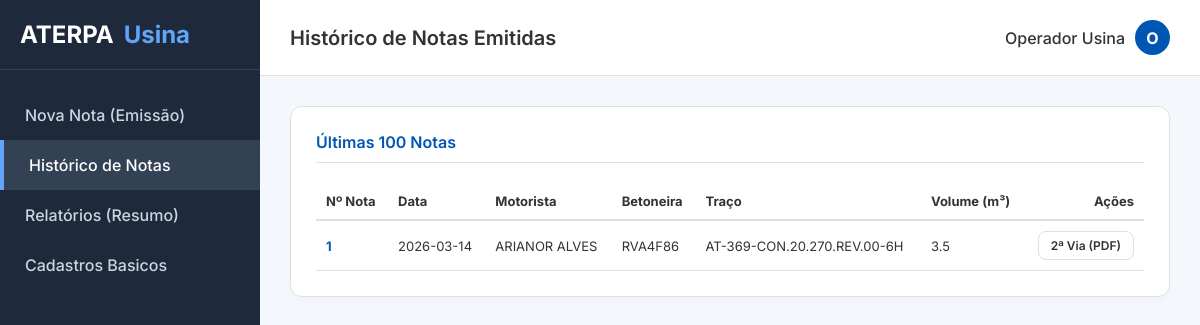
The page /historico on the database its author committed.
### database.py (models this page shows, shortened)
class Nota(db.Model):
    __tablename__ = 'notas'
    id = db.Column(db.Integer, primary_key=True)
    numero_nota = db.Column(db.Integer, unique=True, nullable=False)
    data = db.Column(db.String(20), nullable=False)
    hora_mistura = db.Column(db.String(10), nullable=True)
    hora_saida = db.Column(db.String(10), nullable=True)
    motorista_id = db.Column(db.Integer, db.ForeignKey('motoristas.id'), nullable=True)
    betoneira_id = db.Column(db.Integer, db.ForeignKey('betoneiras.id'), nullable=True)
    silo_id = db.Column(db.Integer, db.ForeignKey('silos.id'), nullable=True)
    traco_id = db.Column(db.Integer, db.ForeignKey('tracos.id'), nullable=True)
    local = db.Column(db.String(200), nullable=True)
    volume_m3 = db.Column(db.Float, nullable=False)
    agua_colocada_l = db.Column(db.Float, nullable=True)
    folga_agua_obra_l = db.Column(db.Float, nullable=True)
    gelo_kg = db.Column(db.Float, nullable=True)
    total_cimento = db.Column(db.Float, nullable=True)
    total_areia = db.Column(db.Float, nullable=True)
    total_agua_retida = db.Column(db.Float, nullable=True)
    total_agua = db.Column(db.Float, nullable=True)
    total_brita0 = db.Column(db.Float, nullable=True)
    total_brita1 = db.Column(db.Float, nullable=True)
    total_mira = db.Column(db.Float, nullable=True)
    total_recover = db.Column(db.Float, nullable=True)
    total_viscocrete = db.Column(db.Float, nullable=True)
    motorista = db.relationship('Motorista')
    betoneira = db.relationship('Betoneira')
    silo = db.relationship('Silo')
    traco = db.relationship('Traco')

class Motorista(db.Model):
    __tablename__ = 'motoristas'
    id = db.Column(db.Integer, primary_key=True)
    matricula = db.Column(db.String(20), unique=True, nullable=True)
    nome = db.Column(db.String(100), nullable=False)

class Betoneira(db.Model):
    __tablename__ = 'betoneiras'
    id = db.Column(db.Integer, primary_key=True)
    placa = db.Column(db.String(20), unique=True, nullable=False)

class Traco(db.Model):
    __tablename__ = 'tracos'
    id = db.Column(db.Integer, primary_key=True)
    codigo = db.Column(db.String(100), unique=True, nullable=False)
    fck = db.Column(db.Integer, nullable=True)
    cimento_kg = db.Column(db.Float, nullable=False)
    areia_kg = db.Column(db.Float, nullable=False)
    agua_l = db.Column(db.Float, nullable=False)
    brita0_kg = db.Column(db.Float, nullable=False)
    brita1_kg = db.Column(db.Float, nullable=False)
    mira410_kg = db.Column(db.Float, nullable=False)
    recover_kg = db.Column(db.Float, nullable=False)
    viscocrete_kg = db.Column(db.Float, nullable=False, default=0)

### app.py (the view)
@app.route('/historico')
def historico():
    notas = Nota.query.order_by(Nota.numero_nota.desc()).limit(100).all()
    return render_template('historico.html', notas=notas)

### templates/historico.html
{% extends "base.html" %}
{% block title %}Histórico de Notas Emitidas{% endblock %}
{% block content %}
<div class="dashboard-container" style="grid-template-columns: 1fr;">
    <div class="card">
        <h2 class="card-title">Últimas 100 Notas</h2>
        <table style="width: 100%; border-collapse: collapse; text-align: left; font-size: 13px;">
            <thead style="border-bottom: 2px solid var(--border-color);">
                <tr>
                    <th style="padding: 10px;">Nº Nota</th>
                    <th style="padding: 10px;">Data</th>
                    <th style="padding: 10px;">Motorista</th>
                    <th style="padding: 10px;">Betoneira</th>
                    <th style="padding: 10px;">Traço</th>
                    <th style="padding: 10px;">Volume (m³)</th>
                    <th style="padding: 10px; text-align: right;">Ações</th>
                </tr>
            </thead>
            <tbody>
                {% for n in notas %}
                <tr style="border-bottom: 1px solid var(--border-color);">
                    <td style="padding: 10px; font-weight: bold; color: var(--primary);">{{ n.numero_nota }}</td>
                    <td style="padding: 10px;">{{ n.data }}</td>
                    <td style="padding: 10px;">{{ n.motorista.nome if n.motorista else '-' }}</td>
                    <td style="padding: 10px;">{{ n.betoneira.placa if n.betoneira else '-' }}</td>
                    <td style="padding: 10px;">{{ n.traco.codigo if n.traco else '-' }}</td>
                    <td style="padding: 10px;">{{ n.volume_m3 }}</td>
                    <td style="padding: 10px; text-align: right;">
                        <button class="btn btn-secondary" style="padding: 6px 12px; font-size: 12px; display: inline-flex;" onclick="window.open('/imprimir/{{ n.id }}', '_blank')">2ª Via (PDF)</button>
                    </td>
                </tr>
                {% else %}
                <tr>
                    <td colspan="7" style="padding: 20px; text-align: center; color: var(--text-muted);">Nenhuma nota emitida ainda.</td>
                </tr>
                {% endfor %}
            </tbody>
        </table>
    </div>
</div>
{% endblock %}

### templates/base.html (shortened to what this page needs)
<!DOCTYPE html>
<html lang="pt-BR">
<head>
</head>
<body>
    <aside class="sidebar">
        <div class="logo-area">
            ATERPA <span>Usina</span>
        </div>
        <ul class="menu">
            <li><a href="/" class="{% if request.path == '/' %}active{% endif %}">Nova Nota (Emissão)</a></li>
            <li><a href="/historico" class="{% if request.path == '/historico' %}active{% endif %}">Histórico de Notas</a></li>
            <li><a href="/relatorios" class="{% if request.path == '/relatorios' %}active{% endif %}">Relatórios (Resumo)</a></li>
            <li><a href="/cadastros" class="{% if request.path == '/cadastros' %}active{% endif %}">Cadastros Basicos</a></li>
        </ul>
    </aside>
    <main class="main-content">
        <header class="header">
            <h1>{% block title %}Painel{% endblock %}</h1>
            <div class="user-profile">
                <span>Operador Usina</span>
                <div class="avatar">O</div>
            </div>
        </header>
        {% block content %}{% endblock %}
    </main>
</body>
</html>

### templates/base.html (style rules this page uses)
:root { --primary: #0056b3; --primary-hover: #004494; --danger: #d32f2f; --bg-color: #f4f7fb; --card-bg: #ffffff; --text-main: #333333; --text-muted: #6c757d; --border-color: #e0e0e0; }
* { margin: 0; padding: 0; box-sizing: border-box; font-family: 'Inter', sans-serif; }
body { background-color: var(--bg-color); color: var(--text-main); display: flex; height: 100vh; overflow: hidden; }
.sidebar { width: 260px; background-color: #1e293b; color: #fff; display: flex; flex-direction: column; flex-shrink: 0; }
.logo-area { padding: 20px; font-size: 24px; font-weight: 700; color: #fff; border-bottom: 1px solid rgba(255,255,255,0.1); display: flex; align-items: center; gap: 10px; }
.logo-area span { color: #60a5fa; }
.menu { list-style: none; padding: 20px 0; flex-grow: 1; }
.menu li a { display: block; padding: 15px 25px; color: #cbd5e1; text-decoration: none; font-weight: 500; transition: 0.2s; }
.menu li a:hover, .menu li a.active { background-color: #334155; color: #fff; border-left: 4px solid #60a5fa; }
.main-content { flex-grow: 1; display: flex; flex-direction: column; overflow-y: auto; }
.header { background: var(--card-bg); padding: 20px 30px; border-bottom: 1px solid var(--border-color); display: flex; justify-content: space-between; align-items: center; }
.header h1 { font-size: 20px; font-weight: 600; }
.user-profile { display: flex; align-items: center; gap: 10px; font-weight: 500; }
.avatar { width: 35px; height: 35px; background: var(--primary); color: white; border-radius: 50%; display: flex; align-items: center; justify-content: center; font-weight: bold; }
.dashboard-container { padding: 30px; display: grid; grid-template-columns: 1fr 340px; gap: 20px; }
.card { background: var(--card-bg); border-radius: 12px; padding: 25px; box-shadow: 0 4px 6px rgba(0,0,0,0.02); border: 1px solid var(--border-color); }
.card-title { font-size: 16px; font-weight: 600; margin-bottom: 20px; padding-bottom: 10px; border-bottom: 1px solid var(--border-color); color: var(--primary); }
.btn { padding: 12px 24px; border-radius: 8px; font-size: 14px; font-weight: 600; cursor: pointer; border: none; transition: 0.2s; display: flex; align-items: center; gap: 8px; }
.btn-secondary { background: white; border: 1px solid var(--border-color); color: var(--text-main); }

### rows shown on the page
Nota: numero_nota "1", data "2026-03-14", motorista "ARIANOR ALVES", betoneira "RVA4F86", traco "AT-369-CON.20.270.REV.00-6H", volume_m3 "3.5"
